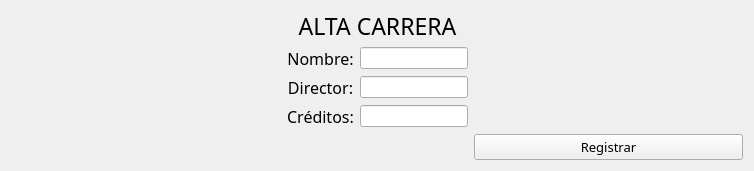
             <widget class="QWidget" name="page_alta_carrera">
              <layout class="QGridLayout" name="gridLayout_12">
               <item row="2" column="3">
                <spacer name="horizontalSpacer_51">
                 <property name="orientation">
                  <enum>Qt::Horizontal</enum>
                 </property>
                 <property name="sizeHint" stdset="0">
                  <size>
                   <width>269</width>
                   <height>20</height>
                  </size>
                 </property>
                </spacer>
               </item>
               <item row="4" column="0" colspan="2">
                <widget class="QLabel" name="label_informe_alta_carrera">
                 <property name="enabled">
                  <bool>true</bool>
                 </property>
                 <property name="font">
                  <font>
                   <family>Segoe UI Semibold</family>
                   <pointsize>10</pointsize>
                  </font>
                 </property>
                 <property name="styleSheet">
                  <string notr="true">color:green;</string>
                 </property>
                 <property name="text">
                  <string/>
                 </property>
                 <property name="alignment">
                  <set>Qt::AlignCenter</set>
                 </property>
                </widget>
               </item>
               <item row="4" column="3">
                <widget class="QPushButton" name="btn_registro_carrera">
                 <property name="font">
                  <font>
                   <family>Segoe UI Semibold</family>
                   <pointsize>10</pointsize>
                  </font>
                 </property>
                 <property name="text">
                  <string>Registrar</string>
                 </property>
                </widget>
               </item>
               <item row="3" column="2">
                <widget class="QLineEdit" name="input_alta_carrera_cred">
                 <property name="maxLength">
                  <number>1</number>
                 </property>
                 <property name="clearButtonEnabled">
                  <bool>false</bool>
                 </property>
                </widget>
               </item>
               <item row="1" column="3">
                <spacer name="horizontalSpacer_46">
                 <property name="orientation">
                  <enum>Qt::Horizontal</enum>
                 </property>
                 <property name="sizeHint" stdset="0">
                  <size>
                   <width>269</width>
                   <height>20</height>
                  </size>
                 </property>
                </spacer>
               </item>
               <item row="2" column="0">
                <spacer name="horizontalSpacer_50">
                 <property name="orientation">
                  <enum>Qt::Horizontal</enum>
                 </property>
                 <property name="sizeHint" stdset="0">
                  <size>
                   <width>270</width>
                   <height>20</height>
                  </size>
                 </property>
                </spacer>
               </item>
               <item row="2" column="2">
                <widget class="QLineEdit" name="input_alta_carrera_direc">
                 <property name="sizePolicy">
                  <sizepolicy hsizetype="Preferred" vsizetype="Fixed">
                   <horstretch>0</horstretch>
                   <verstretch>0</verstretch>
                  </sizepolicy>
                 </property>
                </widget>
               </item>
               <item row="3" column="0">
                <spacer name="horizontalSpacer_49">
                 <property name="orientation">
                  <enum>Qt::Horizontal</enum>
                 </property>
                 <property name="sizeHint" stdset="0">
                  <size>
                   <width>270</width>
                   <height>20</height>
                  </size>
                 </property>
                </spacer>
               </item>
               <item row="1" column="2">
                <widget class="QLineEdit" name="input_alta_carrera_nom">
                 <property name="sizePolicy">
                  <sizepolicy hsizetype="Preferred" vsizetype="Fixed">
                   <horstretch>0</horstretch>
                   <verstretch>0</verstretch>
                  </sizepolicy>
                 </property>
                </widget>
               </item>
               <item row="3" column="1">
                <widget class="QLabel" name="label_30">
                 <property name="sizePolicy">
                  <sizepolicy hsizetype="Preferred" vsizetype="Preferred">
                   <horstretch>0</horstretch>
                   <verstretch>0</verstretch>
                  </sizepolicy>
                 </property>
                 <property name="font">
                  <font>
                   <family>Segoe UI Semibold</family>
                   <pointsize>12</pointsize>
                  </font>
                 </property>
                 <property name="text">
                  <string>Créditos:</string>
                 </property>
                 <property name="alignment">
                  <set>Qt::AlignCenter</set>
                 </property>
                </widget>
               </item>
               <item row="1" column="0">
                <spacer name="horizontalSpacer_47">
                 <property name="orientation">
                  <enum>Qt::Horizontal</enum>
                 </property>
                 <property name="sizeHint" stdset="0">
                  <size>
                   <width>270</width>
                   <height>20</height>
                  </size>
                 </property>
                </spacer>
               </item>
               <item row="1" column="1">
                <widget class="QLabel" name="label_28">
                 <property name="font">
                  <font>
                   <family>Segoe UI Semibold</family>
                   <pointsize>12</pointsize>
                  </font>
                 </property>
                 <property name="text">
                  <string>Nombre:</string>
                 </property>
                 <property name="alignment">
                  <set>Qt::AlignCenter</set>
                 </property>
                </widget>
               </item>
               <item row="3" column="3">
                <spacer name="horizontalSpacer_48">
                 <property name="orientation">
                  <enum>Qt::Horizontal</enum>
                 </property>
                 <property name="sizeType">
                  <enum>QSizePolicy::Expanding</enum>
                 </property>
                 <property name="sizeHint" stdset="0">
                  <size>
                   <width>269</width>
                   <height>20</height>
                  </size>
                 </property>
                </spacer>
               </item>
               <item row="2" column="1">
                <widget class="QLabel" name="label_29">
                 <property name="font">
                  <font>
                   <family>Segoe UI Semibold</family>
                   <pointsize>12</pointsize>
                  </font>
                 </property>
                 <property name="text">
                  <string>Director:</string>
                 </property>
                 <property name="alignment">
                  <set>Qt::AlignCenter</set>
                 </property>
                </widget>
               </item>
               <item row="0" column="1" colspan="2">
                <widget class="QLabel" name="label_40">
                 <property name="maximumSize">
                  <size>
                   <width>16777215</width>
                   <height>30</height>
                  </size>
                 </property>
                 <property name="font">
                  <font>
                   <family>Segoe UI Semibold</family>
                   <pointsize>17</pointsize>
                  </font>
                 </property>
                 <property name="text">
                  <string>ALTA CARRERA</string>
                 </property>
                 <property name="alignment">
                  <set>Qt::AlignCenter</set>
                 </property>
                </widget>
               </item>
              </layout>
             </widget>
